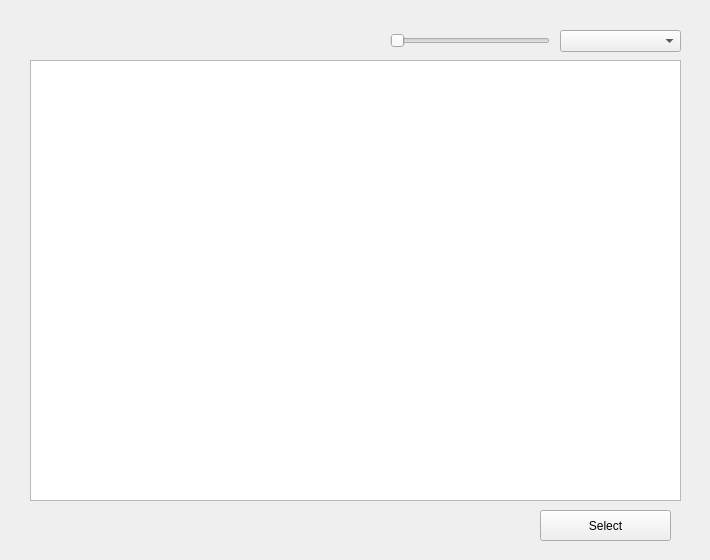
<?xml version="1.0" encoding="UTF-8"?>
<ui version="4.0">
 <class>Form</class>
 <widget class="QWidget" name="Form">
  <property name="geometry">
   <rect>
    <x>0</x>
    <y>0</y>
    <width>710</width>
    <height>560</height>
   </rect>
  </property>
  <property name="windowTitle">
   <string>Form</string>
  </property>
  <widget class="QPushButton" name="selectButton">
   <property name="geometry">
    <rect>
     <x>540</x>
     <y>510</y>
     <width>131</width>
     <height>31</height>
    </rect>
   </property>
   <property name="text">
    <string>Select</string>
   </property>
  </widget>
  <widget class="QComboBox" name="comboBox">
   <property name="geometry">
    <rect>
     <x>560</x>
     <y>30</y>
     <width>121</width>
     <height>22</height>
    </rect>
   </property>
   <property name="currentText">
    <string/>
   </property>
  </widget>
  <widget class="QGraphicsView" name="graphicsView">
   <property name="geometry">
    <rect>
     <x>30</x>
     <y>60</y>
     <width>651</width>
     <height>441</height>
    </rect>
   </property>
  </widget>
  <widget class="QSlider" name="horizontalSlider">
   <property name="geometry">
    <rect>
     <x>390</x>
     <y>30</y>
     <width>160</width>
     <height>22</height>
    </rect>
   </property>
   <property name="orientation">
    <enum>Qt::Horizontal</enum>
   </property>
  </widget>
 </widget>
 <resources/>
 <connections/>
</ui>
